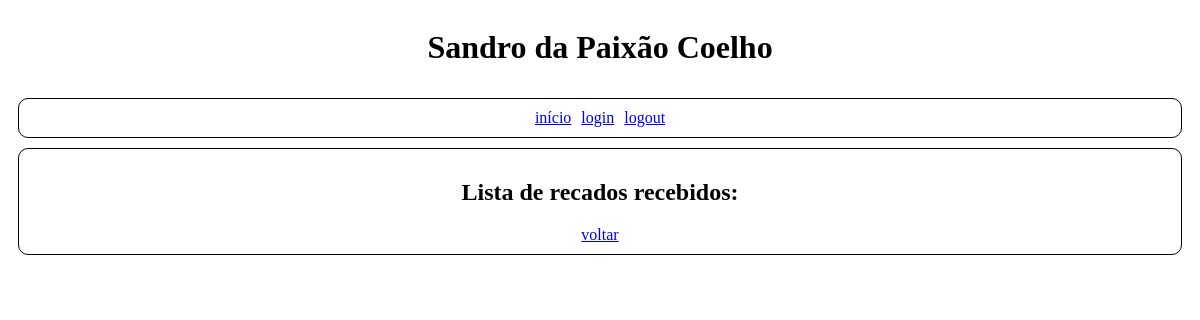
The page /recados/ on the database as committed earlier.
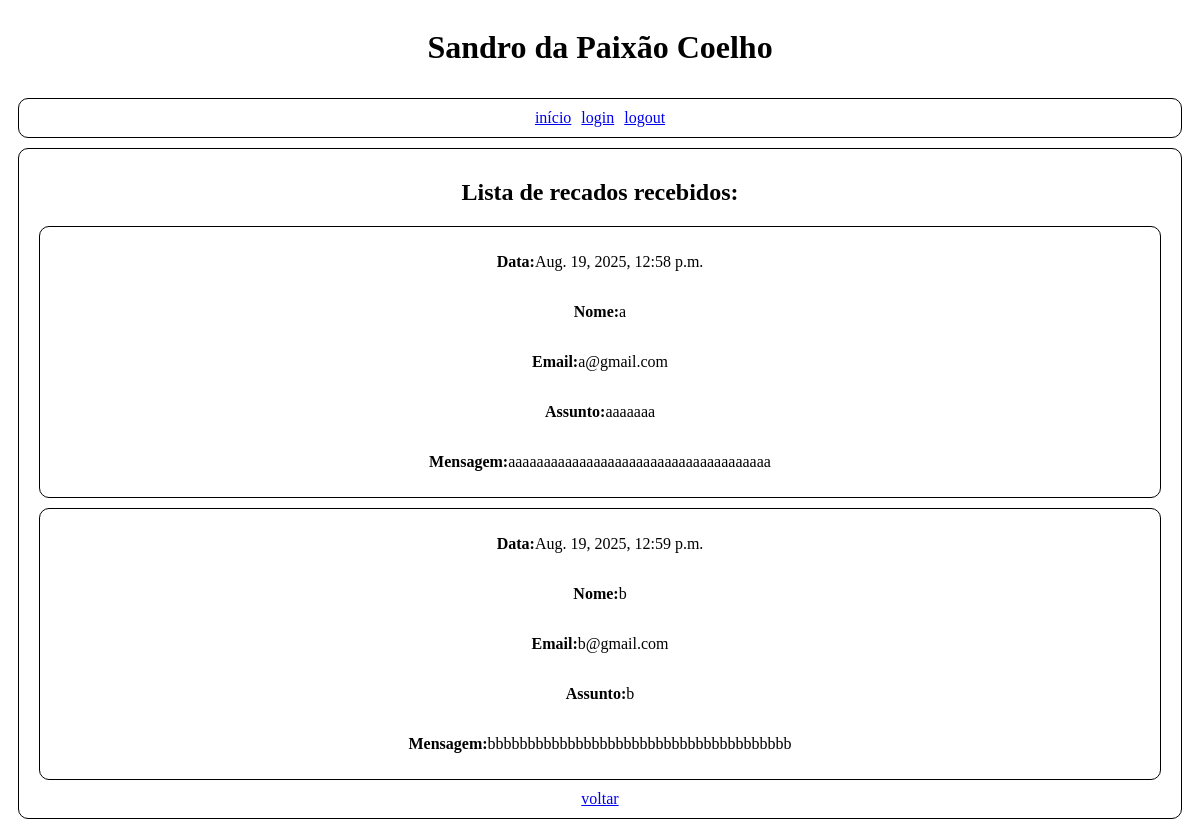
The same page on the database as committed later.
### pagina/models.py (models this page shows, shortened)
class Recados(models.Model):
    nomeRecados = models.CharField(max_length=64)
    assuntoRecados = models.CharField(max_length=64)
    emailRecados = models.EmailField()
    mensagemRecados = models.CharField(max_length=1000)
    dataRecados = models.DateTimeField(auto_now_add=True)

### pagina/views.py (the view)
# urls.py: path("recados/", views.recados, name="recados"),
def recados(request):
    recados = Recados.objects.all()
    return render(request, 'pagina/recados.html', {"recados": recados})

### pagina/templates/pagina/recados.html
{% extends 'pagina/layout.html' %}
{% block body %}
<div class="parte9">
    <div>
        <h2>Lista de recados recebidos:</h2>
        {% for r in recados %}
        <div class="parte9">
            <p><strong>Data:</strong>{{r.dataRecados}}</p>
            <p><strong>Nome:</strong>{{r.nomeRecados}}</p>
            <p><strong>Email:</strong>{{r.emailRecados}}</p>
            <p><strong>Assunto:</strong>{{r.assuntoRecados}}</p>
            <p class="mensagem"><strong>Mensagem:</strong>{{r.mensagemRecados}}</p>
        </div>
        {% endfor %}
        <div>
            <a href="{% url 'restrito' %}"> voltar </a>
        </div>
    </div>
</div>
{% endblock %}

Rows that differ between the two databases and show on the page:
added Recados: dataRecados "Aug. 19, 2025, 12:58 p.m.", nomeRecados "a", emailRecados "a@gmail.com", assuntoRecados "aaaaaaa", mensagemRecados "aaaaaaaaaaaaaaaaaaaaaaaaaaaaaaaaaaaaa"
added Recados: dataRecados "Aug. 19, 2025, 12:59 p.m.", nomeRecados "b", emailRecados "b@gmail.com", assuntoRecados "b", mensagemRecados "bbbbbbbbbbbbbbbbbbbbbbbbbbbbbbbbbbbbbb"
